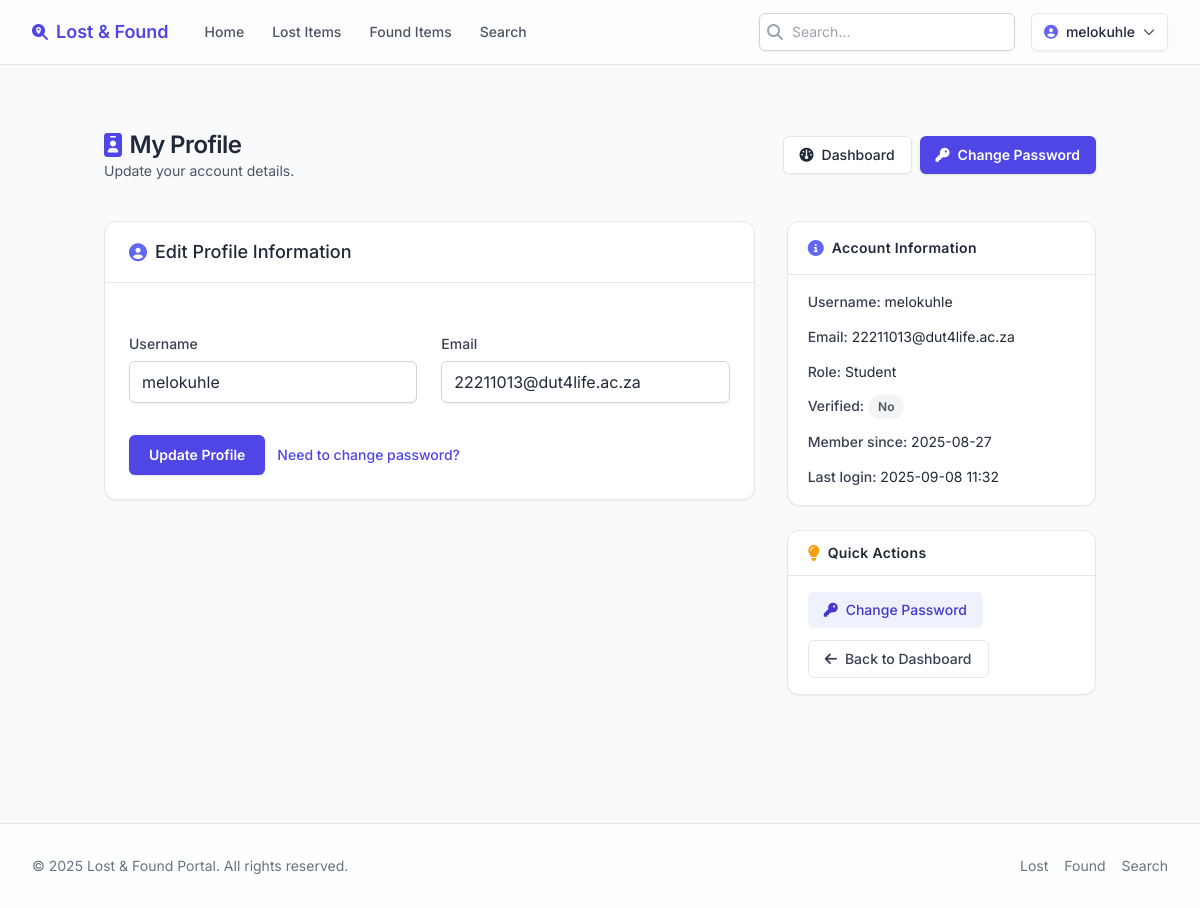
The app's page /profile (signed in), older data.
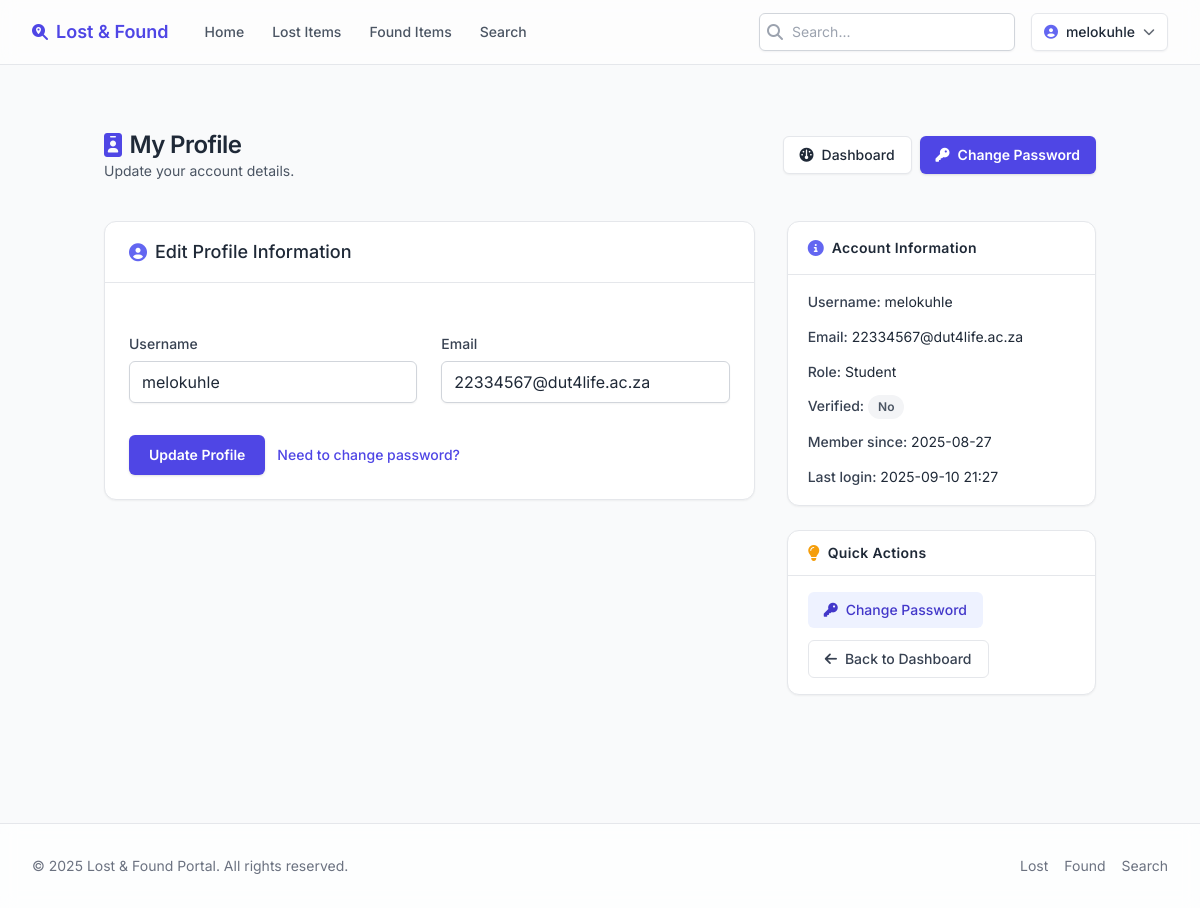
The same page, newer data.
### models.py (models this page shows, shortened)
class User(UserMixin, db.Model):
    __tablename__ = 'users'
    id = db.Column(db.Integer, primary_key=True)
    username = db.Column(db.String(80), unique=True, nullable=False)
    email = db.Column(db.String(120), unique=True, nullable=False)
    password_hash = db.Column(db.String(255), nullable=False)
    role = db.Column(db.String(20), default='student')  # 'student' or 'admin'
    is_verified = db.Column(db.Boolean, default=False)
    is_banned = db.Column(db.Boolean, default=False)
    created_at = db.Column(db.DateTime, default=db.func.current_timestamp())
    last_login = db.Column(db.DateTime, nullable=True)

### app.py (the view, shortened to what this page needs)
@app.route('/profile', methods=['GET', 'POST'])
@login_required
def user_profile():
    form = ProfileEditForm(obj=current_user)
    return render_template('profile.html', title='Profile', form=form)

### forms.py
class ProfileEditForm(FlaskForm):
    username = StringField('Username', validators=[DataRequired(), Length(min=3, max=20)])
    email = StringField('Email', validators=[DataRequired(), Email()])
    submit = SubmitField('Update Profile')

### __init__.py (called while the page is built)
def create_app():
    app = Flask(__name__)
    app.config.from_object(Config)
    db.init_app(app)
    login_manager.init_app(app)
    login_manager.login_view = 'login'
    login_manager.login_message = 'Please log in to access this page.'
    @login_manager.user_loader
    def load_user(user_id):
        from models import User
        return User.query.get(int(user_id))
    with app.app_context():
        import models
        db.create_all()
        from models import User
        admin_user = User.query.filter_by(username='admin').first()
        if not admin_user:
            admin_user = User(username='admin', email='admin@example.com', role='admin')
            admin_user.set_password('admin123')
            db.session.add(admin_user)
            db.session.commit()
    return app

### templates/profile.html (shortened to what the changed rows need)
{% extends "base.html" %}
{% block content %}
<div class="max-w-5xl mx-auto space-y-10 px-4 py-10">
    <div class="flex flex-col gap-3 sm:flex-row sm:items-center sm:justify-between">
        <div>
            <h1 class="text-2xl font-semibold tracking-tight flex items-center gap-2"><i class="fas fa-id-badge text-primary-600"></i><span>My Profile</span></h1>
        </div>
    </div>
    <div class="grid gap-8 md:grid-cols-3">
        <div class="md:col-span-2">
            <div class="rounded-xl border border-gray-200 bg-white shadow-sm">
                <div class="border-b px-6 py-4 flex items-center justify-between">
                    <h2 class="text-lg font-medium flex items-center gap-2"><i class="fas fa-user-circle text-primary-500"></i><span>Edit Profile Information</span></h2>
                </div>
                <div class="p-6">
                    <form method="POST" novalidate class="space-y-6">
                        <div class="grid gap-6 sm:grid-cols-2">
                            <div class="space-y-1.5">
                                <label for="username" class="text-sm font-medium text-gray-700">{{ form.username.label }}</label>
                                {{ form.username(class_='w-full rounded-md border-gray-300 shadow-sm focus:border-primary-500 focus:ring-primary-500', placeholder='Your username') }}
                            </div>
                            <div class="space-y-1.5">
                                <label for="email" class="text-sm font-medium text-gray-700">{{ form.email.label }}</label>
                                {{ form.email(class_='w-full rounded-md border-gray-300 shadow-sm focus:border-primary-500 focus:ring-primary-500', placeholder='you@example.com') }}
                            </div>
                        </div>
                    </form>
                </div>
            </div>
        </div>
        <div class="space-y-6">
            <div class="rounded-xl border border-gray-200 bg-white shadow-sm overflow-hidden">
                <div class="px-5 py-4 text-sm leading-relaxed space-y-3">
                    <p><span class="font-medium text-gray-700">Username:</span> {{ current_user.username }}</p>
                    <p><span class="font-medium text-gray-700">Email:</span> {{ current_user.email }}</p>
                    <p><span class="font-medium text-gray-700">Role:</span> {{ current_user.role|title }}</p>
                    <p><span class="font-medium text-gray-700">Verified:</span> <span class="inline-flex items-center gap-1 rounded-full px-2.5 py-1 text-xs font-semibold {{ 'bg-emerald-100 text-emerald-700' if current_user.is_verified else 'bg-gray-100 text-gray-600' }}">{{ 'Yes' if current_user.is_verified else 'No' }}</span></p>
                    <p><span class="font-medium text-gray-700">Member since:</span> {{ current_user.created_at.strftime('%Y-%m-%d') }}</p>
                    {% if current_user.last_login %}<p><span class="font-medium text-gray-700">Last login:</span> {{ current_user.last_login.strftime('%Y-%m-%d %H:%M') }}</p>{% endif %}
                </div>
            </div>
        </div>
    </div>
</div>
{% endblock %}

### templates/base.html (shortened to what the changed rows need)
<!DOCTYPE html>
<html lang="en" class="h-full">
<head>
    <script src="https://cdn.tailwindcss.com?plugins=forms,typography,aspect-ratio"></script>
    <link rel="stylesheet" href="https://cdnjs.cloudflare.com/ajax/libs/font-awesome/6.4.0/css/all.min.css" />
</head>
<body class="min-h-full bg-gray-50 text-gray-800 flex flex-col">
    <header class="sticky top-0 z-40 border-b bg-white/80 backdrop-blur supports-[backdrop-filter]:bg-white/60">
        <div class="max-w-7xl mx-auto px-4 sm:px-6 lg:px-8">
            <div class="flex h-16 items-center justify-between gap-4">
                <div class="flex items-center gap-4">
                    {% if current_user.is_authenticated %}
                        <div class="relative" id="user-menu-wrapper">
                            <button id="user-menu-button" type="button" class="flex items-center gap-2 rounded-md border border-gray-200 bg-white px-3 py-2 text-sm font-medium shadow-sm hover:bg-gray-50 focus:outline-none focus:ring-2 focus:ring-primary-500">
                                <i class="fas fa-user-circle text-primary-500"></i>
                                <span class="hidden sm:inline">{{ current_user.username }}</span>
                                <i class="fas fa-chevron-down text-xs opacity-70"></i>
                            </button>
                        </div>
                    {% else %}
                        <a href="{{ url_for('login') }}" class="rounded-md bg-primary-600 px-4 py-2 text-sm font-semibold text-white shadow hover:bg-primary-700 focus:outline-none focus:ring-2 focus:ring-primary-500">Login</a>
                    {% endif %}
                </div>
            </div>
        </div>
    </header>
    <main class="flex-1 w-full max-w-7xl mx-auto px-4 sm:px-6 lg:px-8 py-6">
        {% block content %}{% endblock %}
    </main>
</body>
</html>

Row changes from the older to the newer data that the page shows:
changed User "melokuhle": email "22211013@dut4life.ac.za" → "22334567@dut4life.ac.za"; last_login "2025-09-08 11:32" → "2025-09-10 21:27"
